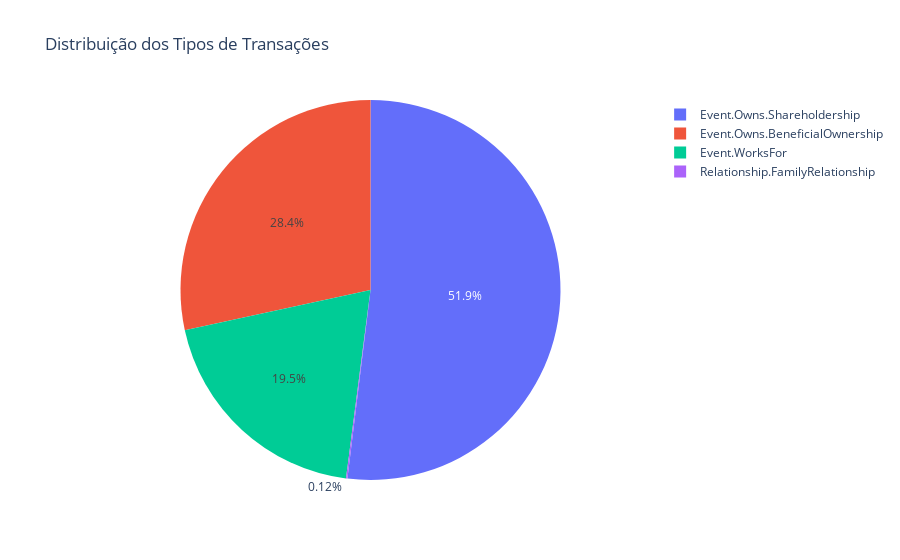

Notebook cell for this chart:
### Markdown cell above
Exemplos de Transações Comerciais Típicas e Atípicas
Para identificar e visualizar transações típicas e atípicas, vamos criar gráficos que mostrem a distribuição dos tipos de transações:

### Code cell
# Exemplo de transações típicas e atípicas
transaction_counts = df_links['type'].value_counts().reset_index()
transaction_counts.columns = ['TransactionType', 'Counts']

# Gráfico de pizza para mostrar a distribuição dos tipos de transações
fig = px.pie(transaction_counts, values='Counts', names='TransactionType', title='Distribuição dos Tipos de Transações')
fig.show()

### Figure 1 — Plotly figure (JSON) as saved in the notebook; plotly's stock layout.template omitted (floating-point values rounded to 4 significant figures)
{"data": [{"domain": {"x": [0, 1], "y": [0, 1]}, "hovertemplate": "TransactionType=%{label}<br>Counts=%{value}<extra></extra>", "labels": ["Event.Owns.Shareholdership", "Event.Owns.BeneficialOwnership", "Event.WorksFor", "Relationship.FamilyRelationship"], "legendgroup": "", "name": "", "showlegend": true, "type": "pie", "values": [39378, 21531, 14817, 91]}], "layout": {"legend": {"tracegroupgap": 0}, "title": {"text": "Distribuição dos Tipos de Transações"}}}
